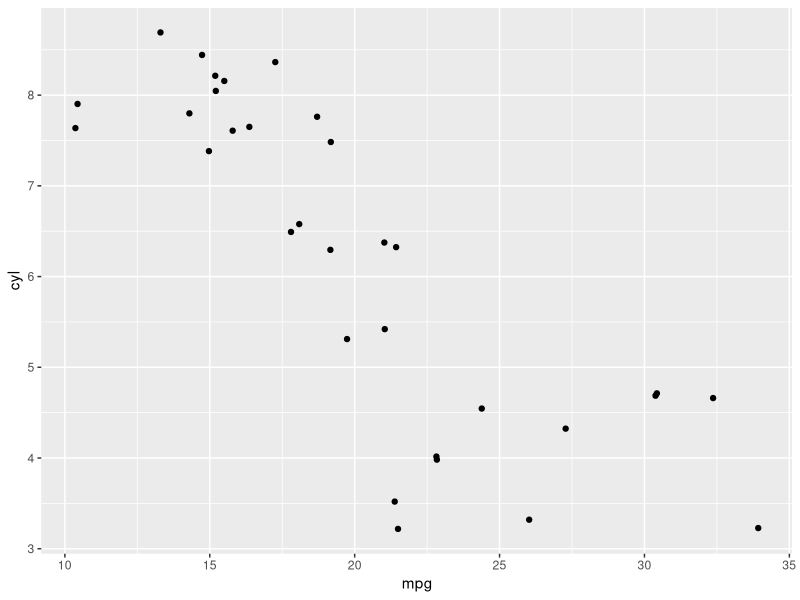
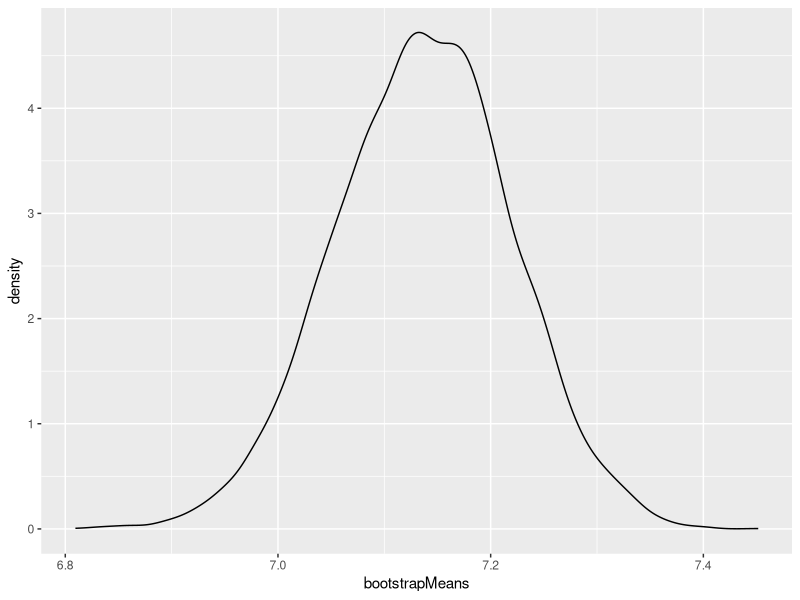

These figures' R source, in order:
## ---- chunk 1
library(ggplot2)
library(tidyverse)
ggplot(mtcars, aes(mpg,cyl))+geom_jitter()
## ---- chunk 2
OurData <- read.csv('ClassData.csv')
ourData5<-OurData %>%
  mutate(slp=as.numeric(Sleep_Hrs))
t.test(ourData5$slp)
## ---- chunk 3
mean_calc<-function(x){
  return(mean(x, na.rm = TRUE))
}
bootstrapMeans <- replicate(10000, {
bootstrap <- sample(ourData5$slp, replace = T)
mean_calc(bootstrap)
})
bootDf <- data.frame(bootstrapMeans)
head(bootDf)
ggplot(bootDf,aes(bootstrapMeans))+ geom_density()
## ---- chunk 4
quantile(bootstrapMeans, c(0.025,0.975))
## ---- chunk 5
prop.test(40,100,p=0.85,alternative = "l")
## ---- chunk 6
t.test(ourData5$slp,mu=6)
t.test(ourData5$slp,mu=6, alternative = "greater")
## ---- chunk 7
nba <- read.csv('nba.csv')
table(nba$W.L,nba$home_away)
## ---- chunk 8
prop.test(c(518,712),c(1230,1230))
